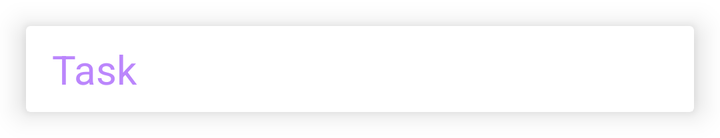
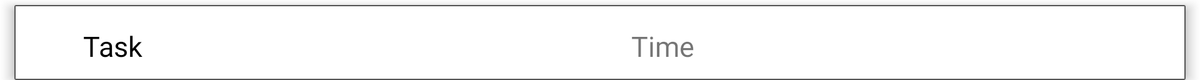

Compare how this app lays out the same screen by default and in its alternative resource folder. The renders come first, then the two layout files and the values they reference.
<!-- AndroidManifest.xml: application theme Theme.Ui -->
<!-- res/layout/itemnotes.xml -->
<?xml version="1.0" encoding="utf-8"?>
<androidx.cardview.widget.CardView xmlns:android="http://schemas.android.com/apk/res/android"
    android:layout_width="match_parent"
    android:layout_height="wrap_content"
    xmlns:app="http://schemas.android.com/apk/res-auto"
    app:cardElevation="8dp"
    android:layout_margin="13dp">

    <LinearLayout
        android:layout_width="match_parent"
        android:layout_height="wrap_content"
        android:orientation="vertical"/>


    <TextView
        android:id="@+id/note_text"
        android:layout_width="match_parent"
        android:layout_height="wrap_content"
        android:layout_marginLeft="5dp"
        android:padding="8dp"
        android:text="Task"
        android:textColor="@color/purple_200"
        android:textSize="20sp" />

</androidx.cardview.widget.CardView>
<!-- resources referenced by this layout -->
<resources>
  <color name="purple_200">#FFBB86FC</color>
  <style name="Theme.Ui" parent="Theme.MaterialComponents.DayNight.NoActionBar">
          
          <item name="colorPrimary">@color/purple_500</item>
          <item name="colorPrimaryVariant">@color/purple_700</item>
          <item name="colorOnPrimary">@color/white</item>
          
          <item name="colorSecondary">@color/teal_200</item>
          <item name="colorSecondaryVariant">@color/teal_700</item>
          <item name="colorOnSecondary">@color/black</item>
          
          <item name="android:statusBarColor" tools:targetApi="l">?attr/colorPrimaryVariant</item>
          
      </style>
  <color name="purple_500">#FF6200EE</color>
  <color name="purple_700">#FF3700B3</color>
  <color name="white">#FFFFFFFF</color>
  <color name="teal_200">#FF03DAC5</color>
  <color name="teal_700">#FF018786</color>
  <color name="black">#FF000000</color>
</resources>
<!-- res/layout-sw720dp/itemnotes.xml (the repository's variant of the layout above) -->
<!-- drawn on a large tablet held sideways -->
<?xml version="1.0" encoding="utf-8"?>
<androidx.cardview.widget.CardView
    xmlns:android="http://schemas.android.com/apk/res/android"
    android:layout_width="match_parent"
    android:layout_height="80dp"
    xmlns:app="http://schemas.android.com/apk/res-auto"
    android:foreground="@drawable/recborder"
    app:cardElevation="8dp"
    android:layout_marginTop="5dp"
    android:layout_marginLeft="15dp"
    android:layout_marginRight="15dp">

    <LinearLayout
        android:layout_width="match_parent"
        android:layout_height="wrap_content"
        android:orientation="vertical"/>

    <TextView
        android:id="@+id/note_text"
        android:layout_width="wrap_content"
        android:layout_height="wrap_content"
        android:layout_marginLeft="65dp"
        android:fontFamily="@font/gla"
        android:layout_marginTop="15dp"
        android:padding="8dp"
        android:text="Task"
        android:textColor="@color/black"
        android:textSize="30sp" />

    <TextView
        android:layout_width="wrap_content"
        android:layout_height="wrap_content"
        android:text="Time"
        android:padding="8dp"
        android:fontFamily="@font/gla"
        android:layout_marginTop="15dp"
        android:layout_marginLeft="650dp"
        android:id="@+id/time_text"
        android:textSize="30sp"/>

</androidx.cardview.widget.CardView>
<!-- resources referenced by the variant -->
<!-- as a large tablet held sideways resolves them -->
<resources>
  <color name="black">#FF000000</color>
  <!-- drawable recborder (drawable-v24) -->
  <?xml version="1.0" encoding="utf-8"?>
  <shape xmlns:android="http://schemas.android.com/apk/res/android"
      android:shape="rectangle">
  
      <stroke
          android:width="1dp"
          android:color="@color/gray"/>
  </shape>
  <style name="Theme.Ui" parent="Theme.MaterialComponents.DayNight.NoActionBar">
          
          <item name="colorPrimary">@color/purple_500</item>
          <item name="colorPrimaryVariant">@color/purple_700</item>
          <item name="colorOnPrimary">@color/white</item>
          
          <item name="colorSecondary">@color/teal_200</item>
          <item name="colorSecondaryVariant">@color/teal_700</item>
          <item name="colorOnSecondary">@color/black</item>
          
          <item name="android:statusBarColor" tools:targetApi="l">?attr/colorPrimaryVariant</item>
          
      </style>
  <color name="gray">#545454</color>
  <color name="purple_500">#FF6200EE</color>
  <color name="purple_700">#FF3700B3</color>
  <color name="white">#FFFFFFFF</color>
  <color name="teal_200">#FF03DAC5</color>
  <color name="teal_700">#FF018786</color>
</resources>
